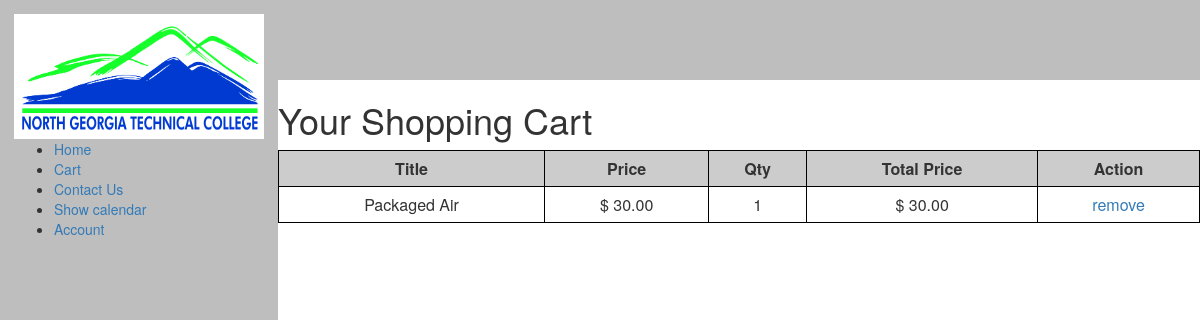
The app's page /cart.php with its own data.
### tables this page shows
CREATE TABLE `store_shoppertrack` (
  `id` int(11) NOT NULL,
  `username` varchar(255) DEFAULT NULL,
  `session_id` varchar(32) DEFAULT NULL,
  `sel_item_id` int(11) DEFAULT NULL,
  `sel_item_qty` smallint(6) DEFAULT NULL,
  `date_added` datetime DEFAULT NULL
);

CREATE TABLE `store_items` (
  `id` int(11) NOT NULL,
  `cat_id` int(11) NOT NULL,
  `item_title` varchar(75) DEFAULT NULL,
  `item_price` float(8,2) DEFAULT NULL,
  `item_desc` text DEFAULT NULL,
  `item_image` varchar(50) DEFAULT NULL
);

### cart.php (the view, shortened to what this page needs)
 <?php
 $mysqli = mysqli_connect("localhost", "root", "", "test");
 $display_block = "<h1>Your Shopping Cart</h1>";
$get_cart_sql = "SELECT st.id, si.item_title, si.item_price,
 st.sel_item_qty FROM
 store_shoppertrack AS st LEFT JOIN store_items AS si ON
 si.id = st.sel_item_id WHERE username =
 '".$_SESSION['username']."'";
 $get_cart_res = mysqli_query($mysqli, $get_cart_sql)
 or die(mysqli_error($mysqli));
 if (mysqli_num_rows($get_cart_res) < 1) {
 $display_block .= "<p>You have no items in your cart.
 Please <a href=\"home.php\">continue to shop</a>!</p>";
 } else {
 $display_block .= <<<END_OF_TEXT
 <table>
 <tr>
 <th>Title</th>
 <th>Price</th>
 <th>Qty</th>
 <th>Total Price</th>
 <th>Action</th>
 </tr>
 END_OF_TEXT;
 while ($cart_info = mysqli_fetch_array($get_cart_res)) {
 $id = $cart_info['id'];
 $item_title = stripslashes($cart_info['item_title']);
 $item_price = $cart_info['item_price'];
 $item_qty = $cart_info['sel_item_qty'];
 $total_price = sprintf("%.02f", $item_price * $item_qty);
 $display_block .= <<<END_OF_TEXT
 <tr>
 <td>$item_title <br></td>
 <td>\$ $item_price <br></td>
 <td>$item_qty <br></td>
 <td>\$ $total_price</td>
 <td><a href="removefromcart.php?id=$id">remove</a></td>
 </tr>
 END_OF_TEXT;
 }
 $display_block .= "</table>";
 }
 ?>
  <link rel="stylesheet" href="https://maxcdn.bootstrapcdn.com/bootstrap/3.3.7/css/bootstrap.css">
  <html>
  <head>
  </head>
    <nav class="col-1"><img src="NorthGeorgiaTech.jpg" alt"ngtc" style="width:250px;height:125px;"></img>
      <ul>
        <li><a href="home.php">Home</a></li>
             <li><a href="cart.php">Cart</a></li>
             <li><a href="contactus.html">Contact Us</a>
              <li><a href="showcalendar_withevent.php">Show calendar</a></li>
                 <li><a href="login.php">Account</a></li>
      </ul>
    </nav>
    <div class="col-2">
        <header></header>
 </head>
 <body>
 <?php echo $display_block; ?>
 </body>
 </html>

### cart.php (style rules this page uses)
* { box-sizing: border-box; }
body { display: flex; min-height: 100vh; flex-direction: row; margin: 0; }
.col-1 { background: rgb(190, 190, 190); }
.col-2 { display: flex; flex-direction: column; flex: 5; }
header, footer { background: rgb(190, 190, 190); height: 10vh; }
header, footer, article, nav { padding: 1em; }
table { border: 1px solid black; border-collapse: collapse; }
th { border: 1px solid black; padding: 6px; font-weight: bold; background: #ccc; text-align: center; }
td { border: 1px solid black; padding: 6px; vertical-align: top; text-align: center; }

### records on screen
store_shoppertrack: store_items.item_title "Packaged Air", store_items.item_price "30.00", sel_item_qty "1"
